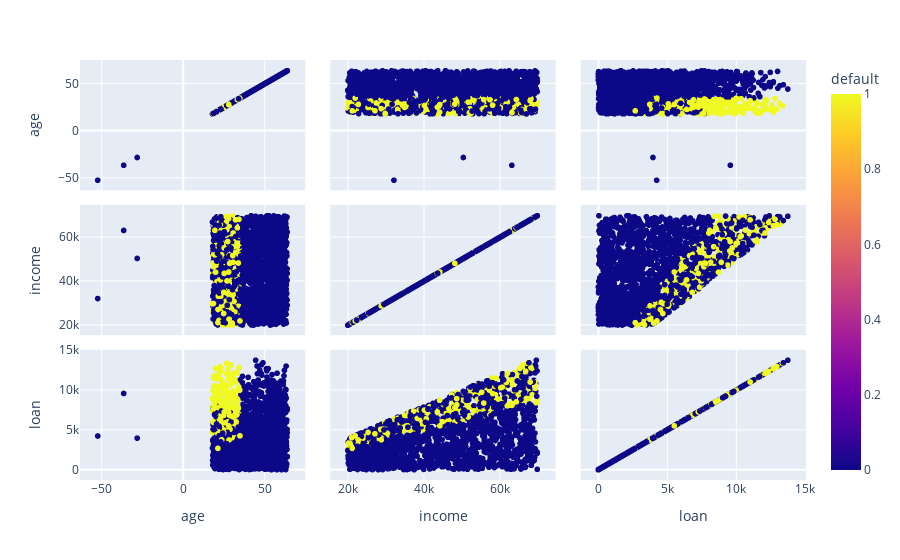

The code cell stored with this chart in its notebook:
### Code cell
grafico = px.scatter_matrix(base_credit, dimensions=['age', 'income', 'loan'], color='default')
grafico.show()

### Figure 1 — Plotly figure (JSON) as saved in the notebook; plotly's stock layout.template omitted (floating-point values rounded to 4 significant figures; data arrays with more than 128 entries replaced by an {"elided": "..."} marker saying what was removed)
{"data": [{"dimensions": [{"axis": {"matches": true}, "label": "age", "values": {"elided": "2000 float values"}}, {"axis": {"matches": true}, "label": "income", "values": {"elided": "2000 float values"}}, {"axis": {"matches": true}, "label": "loan", "values": {"elided": "2000 float values"}}], "hovertemplate": "%{xaxis.title.text}=%{x}<br>%{yaxis.title.text}=%{y}<br>default=%{marker.color}<extra></extra>", "legendgroup": "", "marker": {"color": {"elided": "2000 int values"}, "coloraxis": "coloraxis", "symbol": "circle"}, "name": "", "showlegend": false, "type": "splom"}], "layout": {"coloraxis": {"colorbar": {"title": {"text": "default"}}, "colorscale": [[0, "#0d0887"], [0.1111, "#46039f"], [0.2222, "#7201a8"], [0.3333, "#9c179e"], [0.4444, "#bd3786"], [0.5556, "#d8576b"], [0.6667, "#ed7953"], [0.7778, "#fb9f3a"], [0.8889, "#fdca26"], [1, "#f0f921"]]}, "dragmode": "select", "legend": {"tracegroupgap": 0}, "margin": {"t": 60}}}
